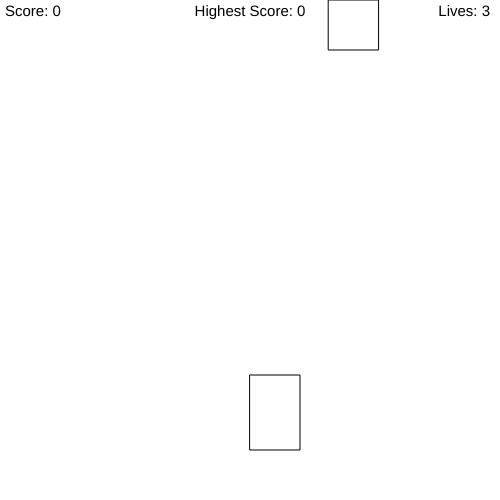
Frame 1 (no input)
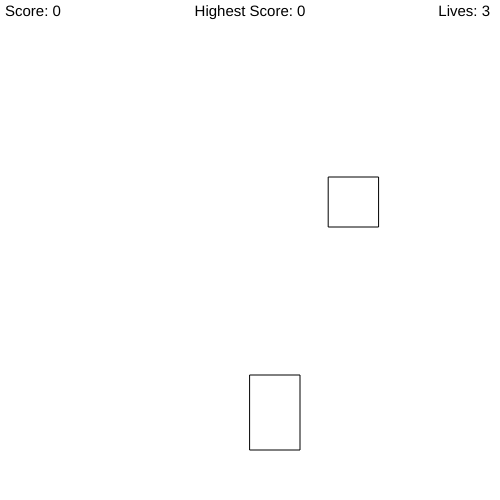
Frame 60 (no input)
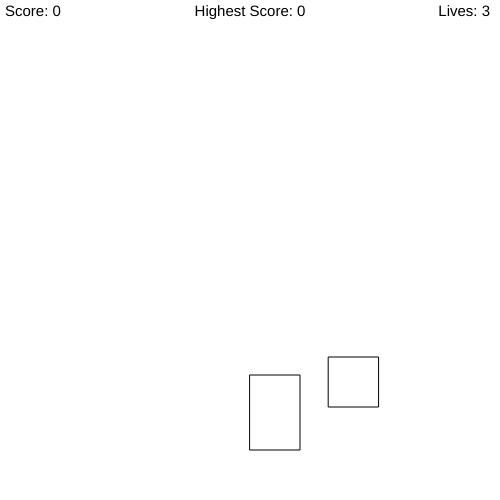
Frame 120 (the mouse pressed at the canvas centre since frame 60)

The p5.js sketch that drew these frames (run headless with seeded random() and noise() and a simulated clock; from frame 60 on, the mouse is pressed at the canvas centre):

// p5.js sketch
// ── sketch.js
class Player {
    x;
    y;
    points;
    highScore;
    lives;

    constructor() {
        this.x = width / 2
        this.y = height / 2 + 125
        this.points = 0;
        this.highScore = 0;
        this.lives = 3;
    }

    draw() {
        if(this.lives > 0) {
            rectMode(CORNER);
            rect(this.x, this.y, 50, 75)
        }
        else {
            this.highScore = this.points;
        }
    }

    move() {
        if (keyIsDown(65) || keyIsDown(LEFT_ARROW)) {
            this.x -= 3;
        }
        if (keyIsDown(68) || keyIsDown(RIGHT_ARROW)) {
            this.x += 3;
        }
    }

    addPoints() {
        this.points++;
    }

    loseLife() {
        if(this.lives > 0) {
            this.lives -= 1;
        }
    }

    restart() {
        this.lives = 3;
    }
}

class Gift {
    x;
    y;
    speed;
    isCollected;
    isOutOfBounds;

    constructor() {
        this.x = random(0, width - 40);
        this.y = 0;
        this.speed = 3;
        this.isCollected = false;
        this.isOutOfBounds = false;
    }

    draw() {
        if(!this.isCollected || !this.isOutOfBounds) {
            rectMode(CORNER);
            rect(this.x, this.y, 50, 50);

            this.y += this.speed;
        }
    }

    checkCollection(playerX, playerY) {
        if (this.x + 15 > playerX && this.x - 15 < playerX && this.y + 50 > playerY && this.y - 50 < playerY) {
            this.isCollected = true;
            return true;
        }
    }

    checkIsOutOfBounds() {
        if(this.y > height) {
            this.isOutOfBounds = true;
            return true;
        }
    }
}

let player;
let gift;

let btnRestart;

function setup() {
    createCanvas(500, 500);

    player = new Player();
    gift = new Gift();

    /*
    const mainContainer = select("main");
    btnRestart = createButton("Restart")
    btnRestart.parent(mainContainer);
    btnRestart.position(width / 2 - 25, height - 30)
    btnRestart.mousePressed(player.restart())
    */
}

function draw() {
    background(255);

    player.draw();
    player.move();

    gift.draw();

    if(gift.checkCollection(player.x, player.y)) {
        player.addPoints();
        gift = new Gift();
    }
    if(gift.checkIsOutOfBounds()) {
        player.loseLife();
        gift = new Gift();
    }

    textSize(15);
    textAlign(LEFT);
    text("Score: " + player.points, 5, 16)

    textAlign(CENTER);
    text("Highest Score: " + player.highScore, width / 2, 16)

    textAlign(RIGHT)
    text("Lives: " + player.lives, width - 10, 16)
}
